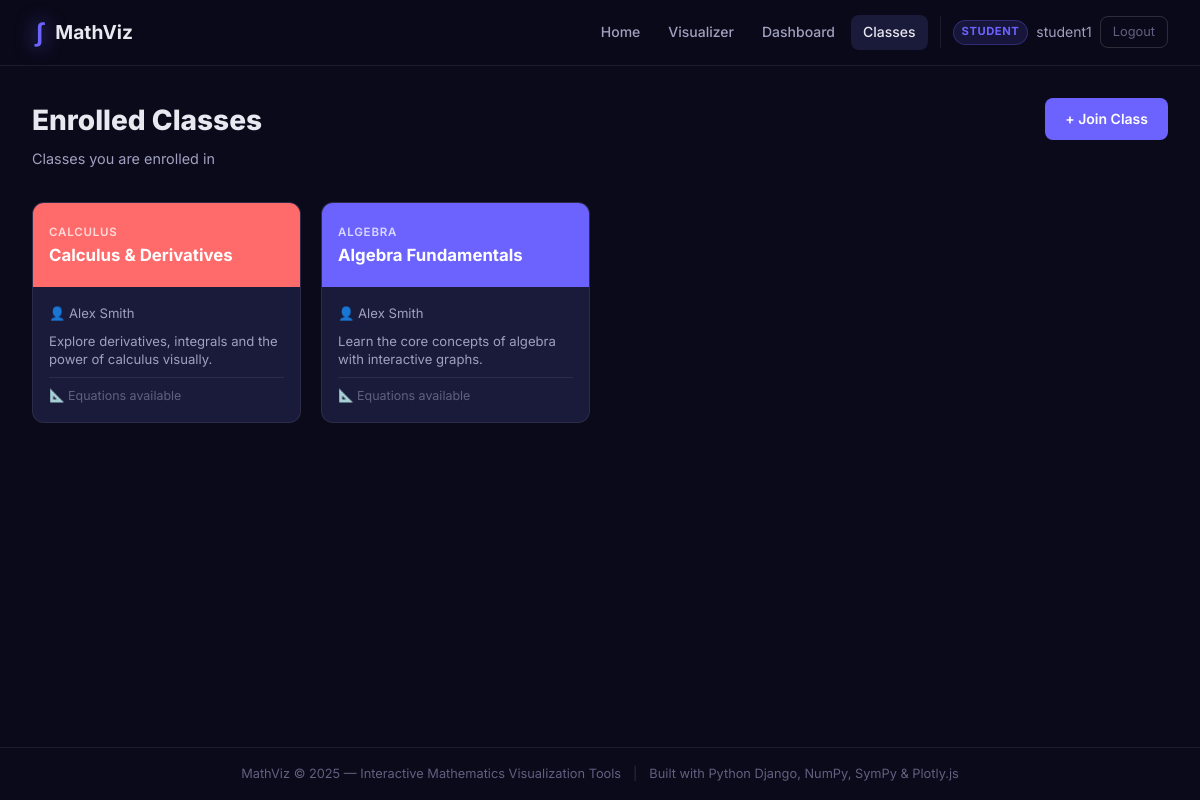
Page /classes/ (signed in) on the committed database.
### accounts/models.py (models this page shows, shortened)
class CustomUser(AbstractUser):
    role = models.CharField(max_length=10, choices=ROLE_CHOICES, default='student')
    bio = models.TextField(blank=True)
    created_at = models.DateTimeField(auto_now_add=True)
    def is_teacher(self):
        return self.role == 'teacher' or self.is_superuser
    def is_admin_user(self):
        return self.role == 'admin' or self.is_superuser

### visualizer/models.py (models this page shows, shortened)
class Classroom(models.Model):
    name = models.CharField(max_length=200)
    description = models.TextField(blank=True)
    subject = models.CharField(max_length=100, blank=True)
    teacher = models.ForeignKey(
        CustomUser, on_delete=models.CASCADE, related_name='taught_classes'
    )
    join_code = models.CharField(max_length=10, unique=True)
    banner_color = models.CharField(max_length=7, default='#6c63ff')
    is_active = models.BooleanField(default=True)
    created_at = models.DateTimeField(auto_now_add=True)
    updated_at = models.DateTimeField(auto_now=True)
    class Meta:
        ordering = ['-created_at']

### visualizer/views.py (the view)
# urls.py: path('classes/', views.classes_home, name='classes_home'),
@login_required
def classes_home(request):
    user = request.user
    if user.is_teacher() or user.is_admin_user():
        classes = Classroom.objects.filter(teacher=user).annotate(
            member_count=Count('memberships'),
            eq_count=Count('equations'),
        ).order_by('-created_at')
        context = {'classes': classes, 'role': 'teacher'}
    else:
        memberships = ClassMembership.objects.filter(student=user).select_related('classroom__teacher').order_by('-joined_at')
        classes = [m.classroom for m in memberships]
        context = {'classes': classes, 'role': 'student'}
    return render(request, 'visualizer/classes.html', context)

### templates/visualizer/classes.html (shortened to what this page needs)
{% extends 'base.html' %}
{% load static %}
{% block content %}
<div class="page-container">
    <div class="page-header">
        <div>
            <h1>{% if role == 'teacher' %}My Classes{% else %}Enrolled Classes{% endif %}</h1>
            <p class="page-subtitle">{% if role == 'teacher' %}Classes you teach and manage{% else %}Classes you are enrolled in{% endif %}</p>
        </div>
        <div style="display:flex;gap:.75rem">
            {% if role == 'teacher' %}
            <a href="{% url 'create_class' %}" class="btn-primary">+ Create Class</a>
            {% else %}
            <a href="{% url 'join_class' %}" class="btn-primary">+ Join Class</a>
            {% endif %}
        </div>
    </div>
    {% if classes %}
    <div class="classes-grid">
        {% for classroom in classes %}
        <a href="{% url 'class_detail' classroom.id %}" class="class-card" style="--banner:{{ classroom.banner_color }}">
            <div class="class-card-banner">
                <div class="class-card-subject">{{ classroom.subject|default:"Mathematics" }}</div>
                <div class="class-card-name">{{ classroom.name }}</div>
            </div>
            <div class="class-card-body">
                <div class="class-card-teacher">
                    {% if role == 'teacher' %}
                    <span class="teacher-you">You</span>
                    {% else %}
                    <span>👤 {{ classroom.teacher.get_full_name|default:classroom.teacher.username }}</span>
                    {% endif %}
                </div>
                {% if classroom.description %}
                <p class="class-card-desc">{{ classroom.description|truncatechars:80 }}</p>
                {% endif %}
                <div class="class-card-stats">
                    {% if role == 'teacher' %}
                    <span>👥 {{ classroom.member_count }} student{{ classroom.member_count|pluralize }}</span>
                    <span>📐 {{ classroom.eq_count }} equation{{ classroom.eq_count|pluralize }}</span>
                    {% else %}
                    <span>📐 Equations available</span>
                    {% endif %}
                </div>
            </div>
        </a>
        {% endfor %}
    </div>
    {% endif %}
</div>
{% endblock %}

### templates/base.html (shortened to what this page needs)
<!DOCTYPE html>
<html lang="en">
<head>
    {% load static %}
    <link rel="stylesheet" href="{% static 'css/style.css' %}">
</head>
<body class="{% block body_class %}{% endblock %}">
<nav class="navbar">
    <a href="{% url 'home' %}" class="nav-brand">
        <span class="brand-icon">∫</span>
        <span class="brand-text">MathViz</span>
    </a>
    <div class="nav-links">
        <a href="{% url 'home' %}" class="nav-link {% if request.resolver_match.url_name == 'home' %}active{% endif %}">Home</a>
        <a href="{% url 'visualizer' %}" class="nav-link {% if request.resolver_match.url_name == 'visualizer' %}active{% endif %}">Visualizer</a>
        {% if user.is_authenticated %}
            <a href="{% url 'dashboard' %}" class="nav-link {% if request.resolver_match.url_name == 'dashboard' %}active{% endif %}">Dashboard</a>
            <a href="{% url 'classes_home' %}" class="nav-link {% if 'class' in request.resolver_match.url_name %}active{% endif %}">Classes</a>
            <div class="nav-user">
                <span class="user-badge {{ user.role }}">{{ user.get_role_display }}</span>
                <span class="username">{{ user.username }}</span>
                <a href="{% url 'logout' %}" class="btn-logout">Logout</a>
            </div>
        {% else %}
            <a href="{% url 'login' %}" class="nav-link">Login</a>
            <a href="{% url 'register' %}" class="btn-register">Get Started</a>
        {% endif %}
    </div>
</nav>
<main class="main-content">
    {% block content %}{% endblock %}
</main>
<footer class="footer">
    <div class="footer-inner">
        <span>MathViz &copy; 2025 — Interactive Mathematics Visualization Tools</span>
        <span class="footer-sep">|</span>
        <span>Built with Python Django, NumPy, SymPy &amp; Plotly.js</span>
    </div>
</footer>
</body>
</html>

### rows in the picture
CustomUser: role "STUDENT", username "student1"
Classroom: subject "CALCULUS", name "Calculus & Derivatives", teacher.get_full_name "Alex Smith", description "Explore derivatives, integrals and the power of calculus visually."
Classroom: subject "ALGEBRA", name "Algebra Fundamentals", teacher.get_full_name "Alex Smith", description "Learn the core concepts of algebra with interactive graphs."
